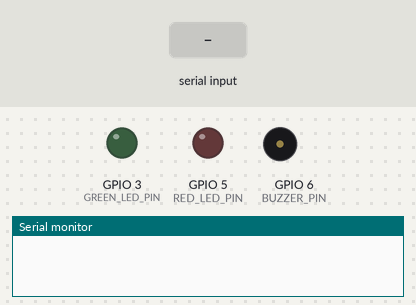
Recording of a sketch running on a simulated ESP32-S3. On the bench: output pins drawn as LEDs (lit = HIGH), buzzer (waves = sounding, pin HIGH), the last lines printed to the serial monitor. The test bench sets the inputs (shaded band).

Above: at 1.2 s.
1.3 s: "YES\n" received over the second serial link
At 2.5 s:
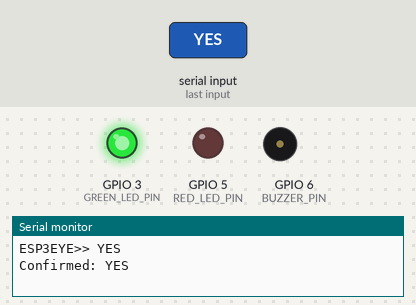
2.8 s: "1\n" received over the second serial link
At 3.6 s:
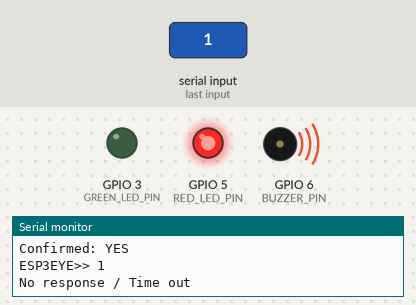
Timing chart, 0 to 5.8 s (numbered marks = the images above; inputs shaded):
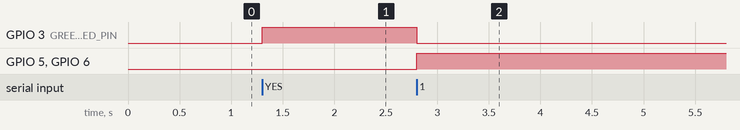

Measured:
- after the input at 1.3 s, GPIO 3 (GREEN_LED_PIN): LOW → HIGH at once
- after the input at 2.8 s, GPIO 3 (GREEN_LED_PIN): HIGH → LOW at once; GPIO 5 (RED_LED_PIN), GPIO 6 (BUZZER_PIN): LOW → HIGH at once

The sketch:

GroupProject2IT254.ino
```cpp
// MegaYesNo.ino

#define GREEN_LED_PIN 3
#define RED_LED_PIN   5
#define BUZZER_PIN    6

void setup() {
  Serial.begin(115200);
  Serial1.begin(115200);  // from ESP32-S3
  pinMode(GREEN_LED_PIN, OUTPUT);
  pinMode(RED_LED_PIN, OUTPUT);
  pinMode(BUZZER_PIN, OUTPUT);
  digitalWrite(GREEN_LED_PIN, LOW);
  digitalWrite(RED_LED_PIN,   LOW);
  digitalWrite(BUZZER_PIN,    LOW);
}

void loop() {
  if (Serial1.available()) {
    String result = Serial1.readStringUntil('\n');
    result.trim();
    Serial.println("ESP3EYE>> " + result);

    // Clear previous state
    digitalWrite(GREEN_LED_PIN, LOW);
    digitalWrite(RED_LED_PIN,   LOW);
    digitalWrite(BUZZER_PIN,    LOW);

    if (result == "YES") {
      Serial.println("Confirmed: YES");
      digitalWrite(GREEN_LED_PIN, HIGH);
    } else {
      Serial.println("No response / Time out");
      digitalWrite(RED_LED_PIN, HIGH);
      digitalWrite(BUZZER_PIN,  HIGH);
    }
  }
}
```
